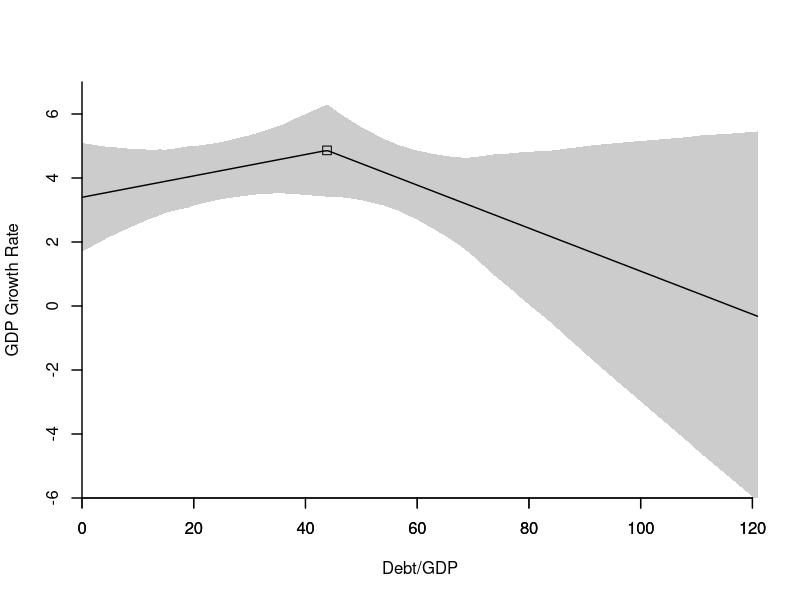
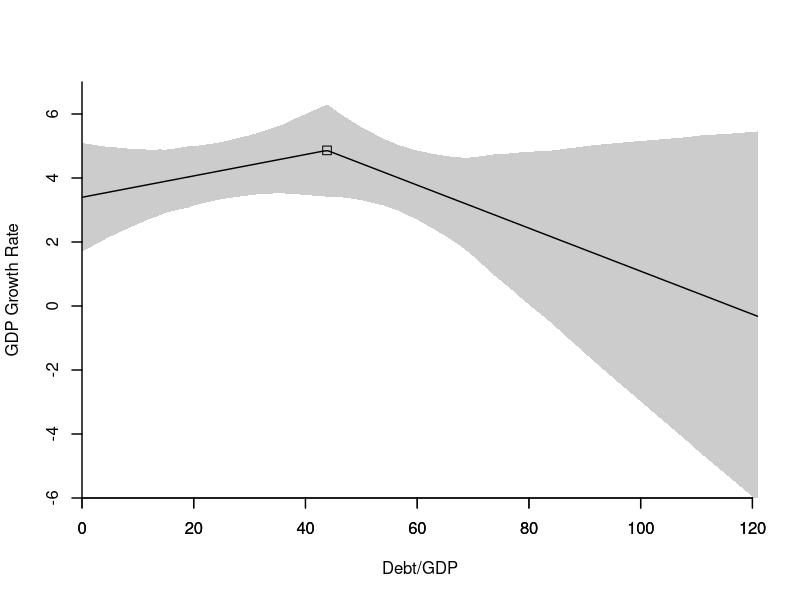

These figures' R source, in order:
#####################################
### This file generates
### Figure 23.1b Regression Kink Regression Function
### Regression Kink estimation
#####################################
### This file uses the package MASS
### This file uses the data file RR2010.txt
#####################################

library(MASS)

growth <- read.table("RR2010.txt",header=FALSE)
n <- nrow(growth)
year <- growth[2:n,1]
gdp  <- growth[2:n,3]
gdp1 <- growth[1:(n-1),3]
debt1 <-  growth[1:(n-1),2]

# Define variables
y <- gdp
n <- length(y)
x <- debt1
z <- cbind(matrix(1,n,1),gdp1) 

B <- 10000		# Number of bootstrap replications
conf <- 0.9		# Confidence level for regression confidence sets
interval <- c(10,70)	# Interval for threshold estimation

# Some useful functions
reg <- function(y,X) {
  xx <- t(X)%*%X
  xy <- t(X)%*%y
  c <- rcond(xx)
  if (c < 1e-15) b <- ginv(xx)%*%xy
  else b <- solve(xx,xy)
  return(b)
}
pos.part <- function(x) x*(x>0)
neg.part <- function(x) x*(x<0)
Xmat <- function(X,Z,g) XX <- cbind(Z,neg.part(X - g),pos.part(X - g))
treg_g <- function(y,X,Z,g) {
  XX <- Xmat(X,Z,g)
  b <- reg(y,XX)
  e <- y - XX%*%b
  s <- mean(e^2)
  return(list("beta"=b,"residual"=e,"sigma2"=s))
}
treg_opt <- function(y,X,Z,g) {
  R <- treg_g(y,X,Z,g)
  return(R$sigma2)
}
treg <- function(y,X,Z,C) {
  R1 <- optimize(treg_opt,interval=C,y=y,X=X,Z=Z)
  s <- R1$objective
  g <- R1$min
  R2 <- treg_g(y,X,Z,g)
  b <- R2$beta
  e <- R2$residual
  return(list("beta"=b,"residual"=e,"sigma2"=s,"threshold"=g))
}


R <- treg(y,x,z,interval)
sig2 <- R$sigma2
beta <- R$beta
e <- R$residual
g <- R$threshold
betag = rbind(beta,g)

k <- length(beta)
h1 <- - (x < g)*beta[k-1] - (x > g)*beta[k]
XX <- cbind(Xmat(x,z,g),h1)
Q <- solve(crossprod(XX))
S <- crossprod(XX*matrix(e,n,ncol(XX)))
V <- Q%*%S%*%Q
se <- as.matrix(sqrt(diag(V)))


cat("Estimation Interval")
print(interval)
cat("Bootstrap iterations, Confidence Level")
print(cbind(B,conf))
cat("Coefficients and se's","\n")
print(cbind(betag,se),digits=2)

# Linear Null Model
  X0 <- cbind(z,x)
  sig0 <- mean((y - X0%*%reg(y,X0))^2)
  F <- n*(sig0-sig2)/sig2

# Multiplier Bootstrap 
B <- 1000
Fstore <-matrix(0,B,1)
for (i in 1:B) {
  yi <- e*((runif(n)>0.5)*2-1)
  sig0i <- mean((yi - X0%*%reg(yi,X0))^2)
  Ri <- treg(yi,x,z,interval)
  sig2i <- Ri$sigma2
  Fstore[i] <- n*(sig0i-sig2i)/sig2i
}
pvalue <- mean(Fstore > F)

cat("F test for Significance: F, p-value \n")
print(cbind(F,pvalue))


# Regression line and confidence intervals

dx <- seq(0,121,by=1)
nx = length(dx)
mz <- mean(gdp1)
G <- cbind(matrix(1,nx,1),matrix(mz,nx,1),neg.part(dx-g),pos.part(dx-g))
mf <- G%*%beta

conf <- .9
mu1 <- y - e
rstore <- matrix(0,nx,B)
hg <- -(beta[k-1]*(dx<g) + beta[k]*(dx>g))
for (i in 1:B) {
  ys <- mu1 + e*((runif(n)>0.5)*2-1)
  Rs <- treg(ys,x,z,interval)
  bs <- Rs$beta
  gs <- Rs$threshold
  rstore[,i] <- G%*%(bs-beta) + hg*(gs-g)
}
astore <- abs(rstore)
q <- apply(astore,1,quantile,conf)
mf1 <- mf-q
mf2 <- mf+q

wd <- 1.4

pdf("HANSEN23-1b.pdf",family="Helvetica",colormodel='cmyk',width=4.5,height=4.5)
plot(dx,mf,type="l",ylab="GDP Growth Rate",xlab="Debt/GDP",xaxs="i",yaxs="i",ylim=c(-6,7),yaxt="n",lwd=wd,bty="n")
polygon(c(dx,rev(dx)),c(mf1,rev(mf2)),border=NA,col=gray(.8))
lines(dx,mf,lwd=wd)
axis(side=1,lwd=wd)
axis(side=2,seq(-8,8,2),lwd=wd)
yk <- beta[1]+beta[2]*mz
points(g,yk,pch=22,cex=1.3)
dev.off()

postscript("HANSEN23-1b.eps",paper="special",width=4.5,height=4.5,horizontal=FALSE,onefile=FALSE,family="Helvetica",colormodel='cmyk')
plot(dx,mf,type="l",ylab="GDP Growth Rate",xlab="Debt/GDP",xaxs="i",yaxs="i",ylim=c(-6,7),yaxt="n",lwd=wd,bty="n")
polygon(c(dx,rev(dx)),c(mf1,rev(mf2)),border=NA,col=gray(.8))
lines(dx,mf,lwd=wd)
axis(side=1,lwd=wd)
axis(side=2,seq(-8,8,2),lwd=wd)
yk <- beta[1]+beta[2]*mz
points(g,yk,pch=22,cex=1.3)
dev.off()
